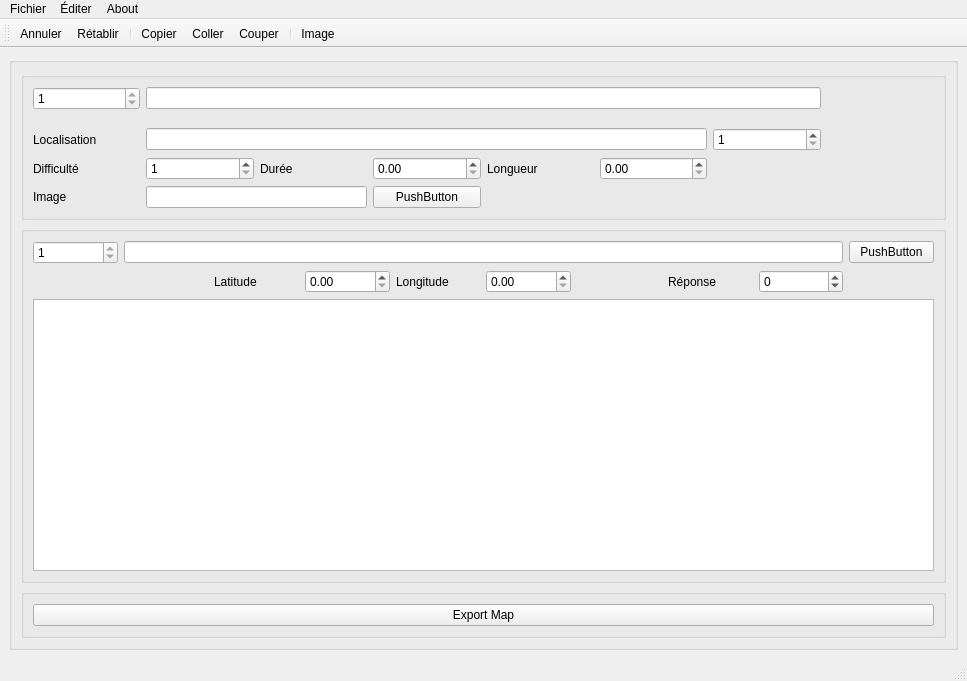
<?xml version="1.0" encoding="UTF-8"?>
<ui version="4.0">
 <class>Notepad</class>
 <widget class="QMainWindow" name="Notepad">
  <property name="geometry">
   <rect>
    <x>0</x>
    <y>0</y>
    <width>967</width>
    <height>681</height>
   </rect>
  </property>
  <property name="sizePolicy">
   <sizepolicy hsizetype="Expanding" vsizetype="Expanding">
    <horstretch>0</horstretch>
    <verstretch>0</verstretch>
   </sizepolicy>
  </property>
  <property name="windowTitle">
   <string>Notepad</string>
  </property>
  <widget class="QWidget" name="Widgetcentral">
   <layout class="QHBoxLayout" name="horizontalLayout">
    <item>
     <widget class="QGroupBox" name="groupBox_2">
      <property name="title">
       <string/>
      </property>
      <layout class="QVBoxLayout" name="verticalLayout">
       <item>
        <widget class="QGroupBox" name="groupBox">
         <property name="title">
          <string/>
         </property>
         <layout class="QGridLayout" name="gridLayout_2">
          <item row="3" column="6">
           <widget class="QSpinBox" name="dptInput">
            <property name="minimum">
             <number>1</number>
            </property>
            <property name="maximum">
             <number>99</number>
            </property>
           </widget>
          </item>
          <item row="4" column="0">
           <widget class="QLabel" name="DifficulteLabel">
            <property name="text">
             <string>Difficulté</string>
            </property>
           </widget>
          </item>
          <item row="0" column="7" rowspan="4">
           <widget class="QLabel" name="sideImage">
            <property name="text">
             <string>&lt;html&gt;&lt;head/&gt;&lt;body&gt;&lt;p&gt;&lt;img src=&quot;:/Personnages/personnages-parcours/zecolo.png&quot;/&gt;&lt;/p&gt;&lt;/body&gt;&lt;/html&gt;</string>
            </property>
           </widget>
          </item>
          <item row="4" column="1">
           <widget class="QSpinBox" name="diffuculteInput">
            <property name="minimum">
             <number>1</number>
            </property>
            <property name="maximum">
             <number>5</number>
            </property>
           </widget>
          </item>
          <item row="6" column="3">
           <widget class="QPushButton" name="pushButton">
            <property name="text">
             <string>PushButton</string>
            </property>
           </widget>
          </item>
          <item row="6" column="0">
           <widget class="QLabel" name="label">
            <property name="text">
             <string>Image</string>
            </property>
           </widget>
          </item>
          <item row="3" column="1" colspan="5">
           <widget class="QLineEdit" name="localisationInput"/>
          </item>
          <item row="4" column="2">
           <widget class="QLabel" name="dureeLabel">
            <property name="text">
             <string>Durée</string>
            </property>
           </widget>
          </item>
          <item row="6" column="1" colspan="2">
           <widget class="QLineEdit" name="lineEdit"/>
          </item>
          <item row="4" column="5">
           <widget class="QDoubleSpinBox" name="longueurInput"/>
          </item>
          <item row="0" column="1" colspan="6">
           <widget class="QLineEdit" name="nomParcours"/>
          </item>
          <item row="4" column="4">
           <widget class="QLabel" name="longueurLabel">
            <property name="text">
             <string>Longueur</string>
            </property>
           </widget>
          </item>
          <item row="4" column="3">
           <widget class="QDoubleSpinBox" name="dureeInput"/>
          </item>
          <item row="3" column="0">
           <widget class="QLabel" name="localisationLabel">
            <property name="text">
             <string>Localisation</string>
            </property>
           </widget>
          </item>
          <item row="0" column="0">
           <widget class="QSpinBox" name="spinBox_2">
            <property name="minimum">
             <number>1</number>
            </property>
            <property name="maximum">
             <number>1</number>
            </property>
           </widget>
          </item>
         </layout>
        </widget>
       </item>
       <item>
        <widget class="QGroupBox" name="groupBox_3">
         <property name="title">
          <string/>
         </property>
         <layout class="QGridLayout" name="gridLayout_3">
          <item row="1" column="10">
           <widget class="QDoubleSpinBox" name="doubleSpinBox_2"/>
          </item>
          <item row="1" column="9">
           <widget class="QLabel" name="label_5">
            <property name="text">
             <string>Longitude</string>
            </property>
           </widget>
          </item>
          <item row="1" column="7">
           <widget class="QLabel" name="label_2">
            <property name="text">
             <string>Latitude</string>
            </property>
           </widget>
          </item>
          <item row="1" column="13">
           <widget class="QSpinBox" name="spinBox">
            <property name="minimum">
             <number>-1</number>
            </property>
            <property name="maximum">
             <number>9999</number>
            </property>
           </widget>
          </item>
          <item row="2" column="5" colspan="10">
           <widget class="QTextEdit" name="textArea"/>
          </item>
          <item row="1" column="12">
           <widget class="QLabel" name="label_4">
            <property name="text">
             <string>Réponse</string>
            </property>
           </widget>
          </item>
          <item row="0" column="5">
           <widget class="QSpinBox" name="numEtape">
            <property name="minimum">
             <number>1</number>
            </property>
            <property name="maximum">
             <number>1</number>
            </property>
           </widget>
          </item>
          <item row="1" column="8">
           <widget class="QDoubleSpinBox" name="doubleSpinBox"/>
          </item>
          <item row="0" column="14">
           <widget class="QPushButton" name="pushButton_2">
            <property name="text">
             <string>PushButton</string>
            </property>
           </widget>
          </item>
          <item row="0" column="6" colspan="8">
           <widget class="QLineEdit" name="lineEdit_2"/>
          </item>
         </layout>
        </widget>
       </item>
       <item>
        <widget class="QGroupBox" name="groupBox_4">
         <property name="title">
          <string/>
         </property>
         <layout class="QGridLayout" name="gridLayout">
          <item row="0" column="0">
           <widget class="QPushButton" name="exportMap">
            <property name="text">
             <string>Export Map</string>
            </property>
           </widget>
          </item>
         </layout>
        </widget>
       </item>
      </layout>
     </widget>
    </item>
   </layout>
  </widget>
  <widget class="QMenuBar" name="menubar">
   <property name="geometry">
    <rect>
     <x>0</x>
     <y>0</y>
     <width>967</width>
     <height>33</height>
    </rect>
   </property>
   <widget class="QMenu" name="menuNew">
    <property name="title">
     <string>Fichier</string>
    </property>
    <addaction name="actionNouveau"/>
    <addaction name="actionOuvrir"/>
    <addaction name="actionEnregistrer"/>
    <addaction name="actionEnregistrer_sous"/>
    <addaction name="actionExporter"/>
    <addaction name="separator"/>
    <addaction name="actionQuitter"/>
   </widget>
   <widget class="QMenu" name="menu_diter">
    <property name="title">
     <string>Éditer</string>
    </property>
    <addaction name="actionPolice"/>
    <addaction name="actionCouleur"/>
    <addaction name="actionItalique"/>
    <addaction name="actionGras"/>
    <addaction name="actionSouligner"/>
   </widget>
   <widget class="QMenu" name="menuAbout">
    <property name="title">
     <string>About</string>
    </property>
    <addaction name="actionAbout"/>
   </widget>
   <addaction name="menuNew"/>
   <addaction name="menu_diter"/>
   <addaction name="menuAbout"/>
  </widget>
  <widget class="QStatusBar" name="statusbar"/>
  <widget class="QToolBar" name="toolBar">
   <property name="windowTitle">
    <string>toolBar</string>
   </property>
   <attribute name="toolBarArea">
    <enum>TopToolBarArea</enum>
   </attribute>
   <attribute name="toolBarBreak">
    <bool>false</bool>
   </attribute>
   <addaction name="actionAnnuler"/>
   <addaction name="actionRetablir"/>
   <addaction name="separator"/>
   <addaction name="actionCopier"/>
   <addaction name="actionColler"/>
   <addaction name="actionCouper"/>
   <addaction name="separator"/>
   <addaction name="actionImage"/>
  </widget>
  <action name="actionNouveau">
   <property name="icon">
    <iconset resource="../resources/resources.qrc">
     <normaloff>:/Icones/icones/new.png</normaloff>:/Icones/icones/new.png</iconset>
   </property>
   <property name="text">
    <string>Nouveau</string>
   </property>
   <property name="shortcut">
    <string>Ctrl+N</string>
   </property>
  </action>
  <action name="actionOuvrir">
   <property name="icon">
    <iconset resource="../resources/resources.qrc">
     <normaloff>:/Icones/icones/open.png</normaloff>:/Icones/icones/open.png</iconset>
   </property>
   <property name="text">
    <string>Ouvrir...</string>
   </property>
   <property name="shortcut">
    <string>Ctrl+O</string>
   </property>
  </action>
  <action name="actionEnregistrer">
   <property name="icon">
    <iconset resource="../resources/resources.qrc">
     <normaloff>:/Icones/icones/save.png</normaloff>:/Icones/icones/save.png</iconset>
   </property>
   <property name="text">
    <string>Enregistrer...</string>
   </property>
   <property name="shortcut">
    <string>Ctrl+S</string>
   </property>
  </action>
  <action name="actionEnregistrer_sous">
   <property name="icon">
    <iconset resource="../resources/resources.qrc">
     <normaloff>:/Icones/icones/save_as.png</normaloff>:/Icones/icones/save_as.png</iconset>
   </property>
   <property name="text">
    <string>Enregistrer sous...</string>
   </property>
   <property name="shortcut">
    <string>Ctrl+Shift+S</string>
   </property>
  </action>
  <action name="actionQuitter">
   <property name="icon">
    <iconset resource="../resources/resources.qrc">
     <normaloff>:/Icones/icones/exit.png</normaloff>:/Icones/icones/exit.png</iconset>
   </property>
   <property name="text">
    <string>Quitter</string>
   </property>
   <property name="shortcut">
    <string>Ctrl+Q</string>
   </property>
  </action>
  <action name="actionPolice">
   <property name="icon">
    <iconset resource="../resources/resources.qrc">
     <normaloff>:/Icones/icones/font.png</normaloff>:/Icones/icones/font.png</iconset>
   </property>
   <property name="text">
    <string>Police...</string>
   </property>
  </action>
  <action name="actionItalique">
   <property name="checkable">
    <bool>false</bool>
   </property>
   <property name="icon">
    <iconset resource="../resources/resources.qrc">
     <normaloff>:/Icones/icones/italic.png</normaloff>:/Icones/icones/italic.png</iconset>
   </property>
   <property name="text">
    <string>Italique</string>
   </property>
   <property name="shortcut">
    <string>Ctrl+I</string>
   </property>
  </action>
  <action name="actionGras">
   <property name="checkable">
    <bool>false</bool>
   </property>
   <property name="icon">
    <iconset resource="../resources/resources.qrc">
     <normaloff>:/Icones/icones/bold.png</normaloff>:/Icones/icones/bold.png</iconset>
   </property>
   <property name="text">
    <string>Gras</string>
   </property>
   <property name="shortcut">
    <string>Ctrl+G</string>
   </property>
  </action>
  <action name="actionSouligner">
   <property name="checkable">
    <bool>false</bool>
   </property>
   <property name="icon">
    <iconset resource="../resources/resources.qrc">
     <normaloff>:/Icones/icones/underline.png</normaloff>:/Icones/icones/underline.png</iconset>
   </property>
   <property name="text">
    <string>Souligner</string>
   </property>
   <property name="shortcut">
    <string>Ctrl+U</string>
   </property>
  </action>
  <action name="actionAbout">
   <property name="icon">
    <iconset resource="../resources/resources.qrc">
     <normaloff>:/Icones/icones/info.png</normaloff>:/Icones/icones/info.png</iconset>
   </property>
   <property name="text">
    <string>À propos...</string>
   </property>
  </action>
  <action name="actionCopier">
   <property name="icon">
    <iconset resource="../resources/resources.qrc">
     <normaloff>:/Icones/icones/copy.png</normaloff>:/Icones/icones/copy.png</iconset>
   </property>
   <property name="text">
    <string>Copier</string>
   </property>
   <property name="shortcut">
    <string>Ctrl+C</string>
   </property>
  </action>
  <action name="actionCouper">
   <property name="icon">
    <iconset resource="../resources/resources.qrc">
     <normaloff>:/Icones/icones/cut.png</normaloff>:/Icones/icones/cut.png</iconset>
   </property>
   <property name="text">
    <string>Couper</string>
   </property>
   <property name="shortcut">
    <string>Ctrl+X</string>
   </property>
  </action>
  <action name="actionColler">
   <property name="icon">
    <iconset resource="../resources/resources.qrc">
     <normaloff>:/Icones/icones/paste.png</normaloff>:/Icones/icones/paste.png</iconset>
   </property>
   <property name="text">
    <string>Coller</string>
   </property>
   <property name="shortcut">
    <string>Ctrl+V</string>
   </property>
  </action>
  <action name="actionAnnuler">
   <property name="icon">
    <iconset resource="../resources/resources.qrc">
     <normaloff>:/Icones/icones/edit_undo.png</normaloff>:/Icones/icones/edit_undo.png</iconset>
   </property>
   <property name="text">
    <string>Annuler</string>
   </property>
   <property name="shortcut">
    <string>Ctrl+Z</string>
   </property>
  </action>
  <action name="actionRetablir">
   <property name="icon">
    <iconset resource="../resources/resources.qrc">
     <normaloff>:/Icones/icones/edit_redo.png</normaloff>:/Icones/icones/edit_redo.png</iconset>
   </property>
   <property name="text">
    <string>Rétablir</string>
   </property>
   <property name="shortcut">
    <string>Ctrl+Y</string>
   </property>
  </action>
  <action name="actionCouleur">
   <property name="icon">
    <iconset resource="../resources/resources.qrc">
     <normaloff>:/Icones/icones/pencil.png</normaloff>:/Icones/icones/pencil.png</iconset>
   </property>
   <property name="text">
    <string>Couleur...</string>
   </property>
  </action>
  <action name="actionImage">
   <property name="icon">
    <iconset theme="QIcon::ThemeIcon::ListAdd"/>
   </property>
   <property name="text">
    <string>Image...</string>
   </property>
   <property name="toolTip">
    <string>Importer Image...</string>
   </property>
   <property name="menuRole">
    <enum>QAction::MenuRole::NoRole</enum>
   </property>
  </action>
  <action name="actionExporter">
   <property name="icon">
    <iconset theme="QIcon::ThemeIcon::DocumentPrintPreview"/>
   </property>
   <property name="text">
    <string>Exporter...</string>
   </property>
  </action>
 </widget>
 <resources>
  <include location="../resources/resources.qrc"/>
 </resources>
 <connections/>
</ui>
